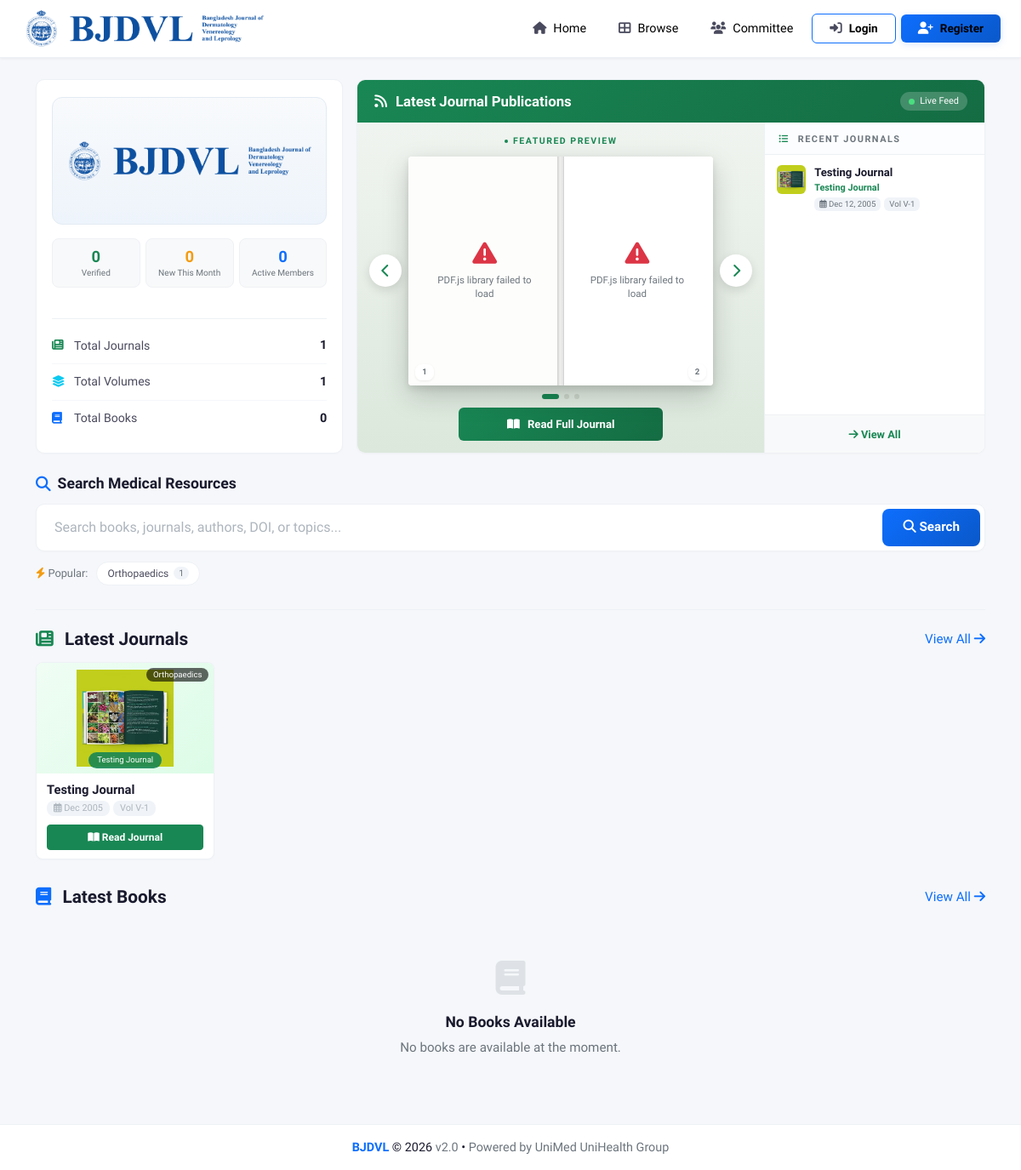
The page /public/index.php on the database its author committed.
### tables this page shows
CREATE TABLE `journals` (
  `id` int(11) NOT NULL,
  `title` varchar(255) NOT NULL,
  `journal_name` varchar(200) NOT NULL,
  `specialty_id` int(11) NOT NULL,
  `issue` varchar(50) DEFAULT NULL,
  `date` date DEFAULT NULL,
  `volume` varchar(50) DEFAULT NULL,
  `pages` varchar(50) DEFAULT NULL,
  `doi` varchar(100) DEFAULT NULL,
  `file_path` varchar(255) NOT NULL,
  `cover_image` varchar(255) DEFAULT NULL,
  `abstract` text DEFAULT NULL,
  `is_watermarked` tinyint(1) DEFAULT 1,
  `status` enum('pending','approved','rejected') DEFAULT 'pending',
  `uploaded_by` int(11) DEFAULT NULL,
  `download_count` int(11) DEFAULT 0,
  `view_count` int(11) DEFAULT 0,
  `created_at` timestamp NOT NULL DEFAULT current_timestamp(),
  `updated_at` timestamp NULL DEFAULT NULL ON UPDATE current_timestamp()
);

CREATE TABLE `specialties` (
  `id` int(11) NOT NULL,
  `name` varchar(100) NOT NULL,
  `description` text DEFAULT NULL,
  `status` tinyint(1) DEFAULT 1,
  `created_at` timestamp NOT NULL DEFAULT current_timestamp()
);

### public/index.php (the view, shortened to what the rows shown need)
<?php
$db = Database::getInstance()->getConnection();
$searchQuery = isset($_GET['search']) ? sanitize($_GET['search']) : '';
$activeMembers = $db->query("SELECT COUNT(*) as count FROM users WHERE user_type = 'doctor' AND is_active = 1")->fetch_assoc()['count'];
$latestJournalsFeed = $db->query("
    SELECT j.*, s.name as specialty_name
    FROM journals j
    JOIN specialties s ON j.specialty_id = s.id
    WHERE j.status = 'approved'
    ORDER BY j.created_at DESC LIMIT 15
")->fetch_all(MYSQLI_ASSOC);
$latestJournals = $db->query("
    SELECT j.*, s.name as specialty_name
    FROM journals j
    JOIN specialties s ON j.specialty_id = s.id
    WHERE j.status = 'approved'
    ORDER BY j.created_at DESC LIMIT 6
")->fetch_all(MYSQLI_ASSOC);
$totalJournals = $db->query("SELECT COUNT(*) as count FROM journals WHERE status = 'approved'")->fetch_assoc()['count'];
$totalBooks = $db->query("SELECT COUNT(*) as count FROM books WHERE status = 'approved'")->fetch_assoc()['count'];
$totalVolumes = $db->query("SELECT COUNT(DISTINCT CONCAT(volume, '-', issue)) as count FROM journals WHERE status = 'approved' AND volume IS NOT NULL AND volume != ''")->fetch_assoc()['count'];
$stats = [
    'books' => $totalBooks,
    'journals' => $totalJournals,
    'volumes' => $totalVolumes,
    'members' => $activeMembers,
];
$topSpecialties = $db->query("
    SELECT s.id, s.name,
        ((SELECT COUNT(*) FROM books WHERE specialty_id = s.id AND status = 'approved') +
         (SELECT COUNT(*) FROM journals WHERE specialty_id = s.id AND status = 'approved')) as total_count
    FROM specialties s
    WHERE s.status = 1
    HAVING total_count > 0
    ORDER BY total_count DESC
    LIMIT 10
")->fetch_all(MYSQLI_ASSOC);
?>
<!DOCTYPE html>
<html lang="en">
<head>
    <link href="https://cdn.jsdelivr.net/npm/bootstrap@5.3.0/dist/css/bootstrap.min.css" rel="stylesheet">
    <link rel="stylesheet" href="https://cdnjs.cloudflare.com/ajax/libs/font-awesome/6.4.0/css/all.min.css">
</head>
<body>
    <?php include __DIR__ . '/../includes/public_nav.php'; ?>
    <div class="main-wrapper">
        <div class="container">
            <div class="row g-3 equal-height-row">
                <div class="col-lg-4">
                    <div class="members-sidebar">
                        <div class="platform-stats">
                            <div class="platform-stat-row">
                                <span class="lbl"><i class="fas fa-book text-primary"></i> Total Books</span>
                                <span class="val"><?php echo number_format($stats['books']); ?></span>
                            </div>
                        </div>
                    </div>
                </div>
                <div class="col-lg-8">
                    <div class="journals-feed">
                        <div class="feed-split">
                            <div class="feed-list">
                                <div class="feed-body">
                                    <?php
                                    $recentThree = array_slice($latestJournalsFeed, 0, 3);
                                    if (empty($recentThree)):
                                    ?>
                                        <div class="feed-empty">
                                            <i class="fas fa-inbox d-block"></i>
                                            <p>No journals published yet.</p>
                                        </div>
                                    <?php else: ?>
                                        <?php foreach ($recentThree as $journal): ?>
                                        <a class="feed-item" href="javascript:void(0)"
                                           onclick='openReader("journal", <?php echo $journal["id"]; ?>, <?php echo json_encode($journal["title"]); ?>)'>
                                            <div class="feed-icon">
                                                <?php if (!empty($journal['cover_image'])): ?>
                                                    <img src="/uploads/journals/<?php echo htmlspecialchars($journal['cover_image']); ?>"
                                                         alt="<?php echo htmlspecialchars($journal['title']); ?>"
                                                         loading="lazy">
                                                <?php else: ?>
                                                    <i class="fas fa-file-medical-alt"></i>
                                                <?php endif; ?>
                                            </div>
                                            <div class="feed-content">
                                                <h6><?php echo htmlspecialchars($journal['title']); ?></h6>
                                                <div class="journal-source">
                                                    <?php echo htmlspecialchars($journal['journal_name']); ?>
                                                </div>
                                                <div class="feed-meta">
                                                    <?php if (!empty($journal['date'])): ?>
                                                    <span><i class="far fa-calendar-alt"></i> <?php echo date('M d, Y', strtotime($journal['date'])); ?></span>
                                                    <?php endif; ?>
                                                    <?php if (!empty($journal['volume'])): ?>
                                                    <span>Vol <?php echo htmlspecialchars($journal['volume']); ?></span>
                                                    <?php endif; ?>
                                                </div>
                                            </div>
                                        </a>
                                        <?php endforeach; ?>
                                    <?php endif; ?>
                                </div>
                            </div>
                        </div>
                    </div>
                </div>
            </div>
            <div class="search-section">
                <?php if (!empty($topSpecialties) && empty($searchQuery)): ?>
                <div class="quick-chips">
                    <span style="font-size: 0.8rem; color: #6c757d; align-self: center; margin-right: 4px;">
                        <i class="fas fa-bolt" style="color: #f39c12;"></i> Popular:
                    </span>
                    <?php foreach ($topSpecialties as $spec): ?>
                    <a href="/browse/<?php echo $spec['id']; ?>" class="chip">
                        <?php echo htmlspecialchars($spec['name']); ?>
                        <span class="chip-count"><?php echo $spec['total_count']; ?></span>
                    </a>
                    <?php endforeach; ?>
                </div>
                <?php endif; ?>
            </div>
            <div class="full-width-section">
                <?php if (empty($latestJournals)): ?>
                    <div class="empty-state">
                        <div class="icon"><i class="fas fa-newspaper"></i></div>
                        <h5>No Journals Available</h5>
                        <p>No journals are available at the moment.</p>
                    </div>
                <?php else: ?>
                <div class="items-grid">
                    <?php foreach ($latestJournals as $journal): ?>
                    <div class="item-card journal">
                        <div class="cover">
                            <?php if (!empty($journal['cover_image'])): ?>
                                <img src="/uploads/journals/<?php echo htmlspecialchars($journal['cover_image']); ?>"
                                     alt="<?php echo htmlspecialchars($journal['title']); ?>"
                                     loading="lazy"
                                     style="max-height:100%;width:auto;object-fit:contain;">
                            <?php else: ?>
                                <div class="journal-icon"><i class="fas fa-file-medical-alt"></i></div>
                            <?php endif; ?>
                            <span class="specialty-tag"><?php echo htmlspecialchars($journal['specialty_name']); ?></span>
                            <span class="journal-name-tag"><?php echo htmlspecialchars($journal['journal_name']); ?></span>
                        </div>
                        <div class="info">
                            <h6><?php echo htmlspecialchars($journal['title']); ?></h6>
                            <div class="meta">
                                <?php if ($journal['date']): ?>
                                <span><i class="far fa-calendar-alt"></i> <?php echo date('M Y', strtotime($journal['date'])); ?></span>
                                <?php endif; ?>
                                <?php if ($journal['volume']): ?>
                                <span>Vol <?php echo $journal['volume']; ?></span>
                                <?php endif; ?>
                            </div>
                        </div>
                        <div class="actions">
                            <button type="button" class="btn btn-success btn-sm w-100"
                                    onclick='openReader("journal", <?php echo $journal["id"]; ?>, <?php echo json_encode($journal["title"]); ?>)'>
                                <i class="fas fa-book-open"></i> Read Journal
                            </button>
                        </div>
                    </div>
                    <?php endforeach; ?>
                </div>
                <?php endif; ?>
            </div>
        </div>
    </div>
</body>
</html>

### rows shown on the page
journals: download_count "0", cover_image (picture), title "Testing Journal", journal_name "Testing Journal", date "Dec 12, 2005", volume "V-1", specialty.name "Orthopaedics", date "Dec 2005"
specialties: name "Orthopaedics", total_count "1"

### other values the page prints
$verifiedMembers "0"
$newThisMonth "0"
$activeMembers "0"
$stats['journals'] "1"
$stats['volumes'] "1"
